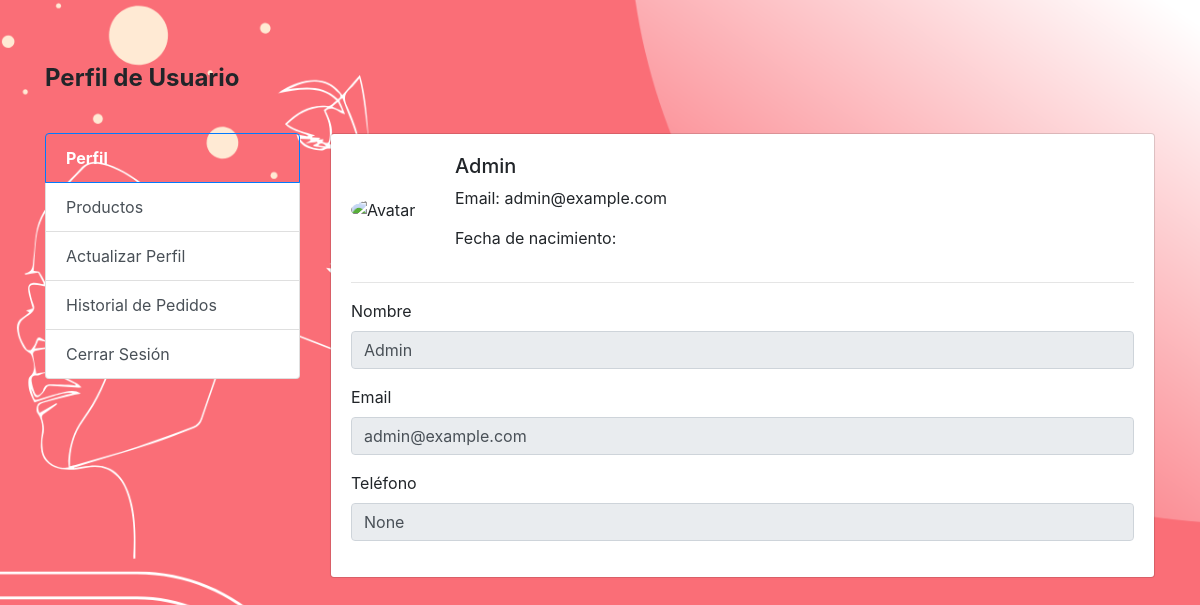
Screenshot of /perfil (signed in) with the database file from the repository.
### app.py (models this page shows)
class Usuario(db.Model):
    id = db.Column(db.Integer, primary_key=True)
    nombre = db.Column(db.String(80), nullable=False)
    email = db.Column(db.String(120), unique=True, nullable=False)
    contraseña = db.Column(db.String(120), nullable=False)
    is_admin = db.Column(db.Boolean, default=False)
    direccion = db.Column(db.String(250), nullable=True)
    telefono = db.Column(db.String(15), nullable=True)

### app.py (the view)
@app.route('/perfil')
def perfil():
    if 'usuario_id' in session:
        usuario = Usuario.query.get(session['usuario_id'])
        return render_template('perfil.html', usuario=usuario)
    else:
        return redirect(url_for('login'))

### app.py (called while the page is built)
@app.before_request
def crear_admin():
    if not Usuario.query.filter_by(email="admin@example.com").first():
        nombre = "Admin"
        email = "admin@example.com"
        contraseña = generate_password_hash("adminpassword")
        admin = Usuario(nombre=nombre, email=email, contraseña=contraseña, is_admin=True)
        db.session.add(admin)
        db.session.commit()
        print("Cuenta de administrador creada con éxito")

### templates/perfil.html (shortened to what this page needs)
<!DOCTYPE html>
<html lang="es">
<head>
    <link href="https://cdn.jsdelivr.net/npm/bootstrap@4.5.0/dist/css/bootstrap.min.css" rel="stylesheet">
</head>
<body>
    <div class="container mt-5">
        <h4 class="font-weight-bold py-3 mb-4">Perfil de Usuario</h4>
        <div class="row">
            <div class="col-md-3">
                <div class="list-group account-settings-links">
                    <a href="#" class="list-group-item list-group-item-action active">Perfil</a>
                    <a href="/productos" class="list-group-item list-group-item-action">Productos</a>
                    <a href="/actualizar_perfil" class="list-group-item list-group-item-action">Actualizar Perfil</a>
                    <a href="/historial_pedidos" class="list-group-item list-group-item-action">Historial de Pedidos</a>
                    <a href="/logout" class="list-group-item list-group-item-action">Cerrar Sesión</a>
                </div>
            </div>
            <div class="col-md-9">
                <div class="card">
                    <div class="card-body">
                        <div class="media align-items-center">
                            <img src="https://images.vexels.com/media/users/3/135118/isolated/lists/676bf0e9f3c16649cd7f426c6dcd755a-signo-de-usuario-plano-con-fondo-redondo.png"
                                class="d-block ui-w-80 rounded-circle" alt="Avatar">
                            <div class="media-body ml-4">
                                <h5 class="mt-0">{{ usuario.nombre }}</h5>
                                <p>Email: {{ usuario.email }}</p>
                                <p>Fecha de nacimiento: {{ usuario.fecha_nacimiento }}</p>
                            </div>
                        </div>
                        <hr>
                        <div class="form-group">
                            <label class="form-label">Nombre</label>
                            <input type="text" class="form-control" value="{{ usuario.nombre }}" disabled>
                        </div>
                        <div class="form-group">
                            <label class="form-label">Email</label>
                            <input type="email" class="form-control" value="{{ usuario.email }}" disabled>
                        </div>
                        <div class="form-group">
                            <label class="form-label">Teléfono</label>
                            <input type="text" class="form-control" value="{{ usuario.telefono }}" disabled>
                        </div>
                    </div>
                </div>
            </div>
        </div>
    </div>
</body>
</html>

### rows the page displays
Usuario: nombre "Admin", email "admin@example.com", telefono "None"
